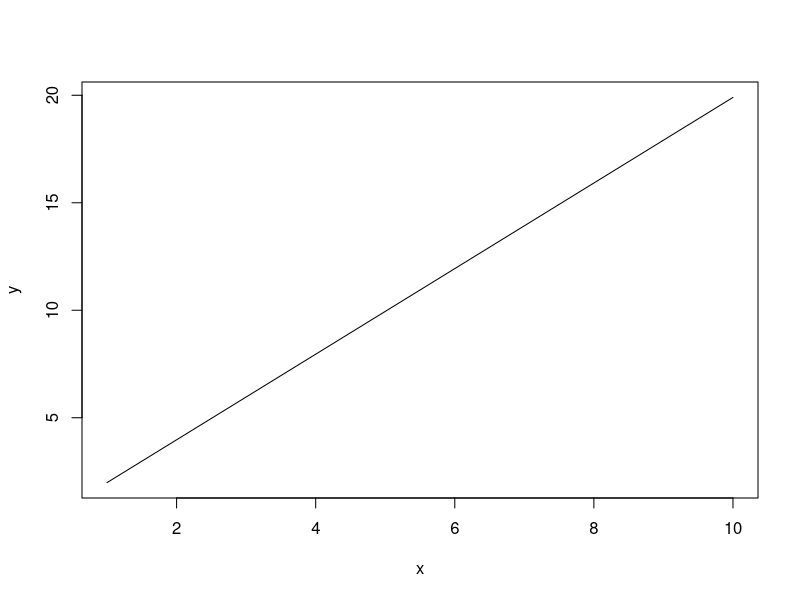
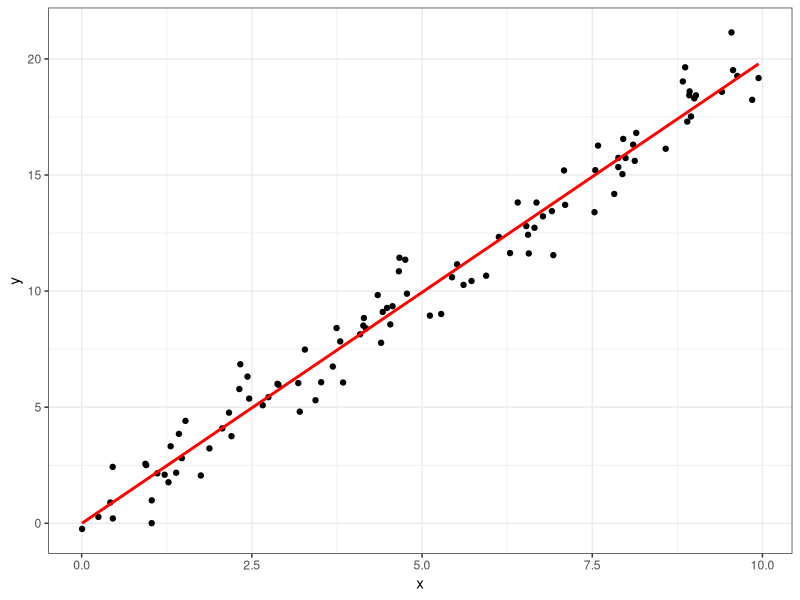
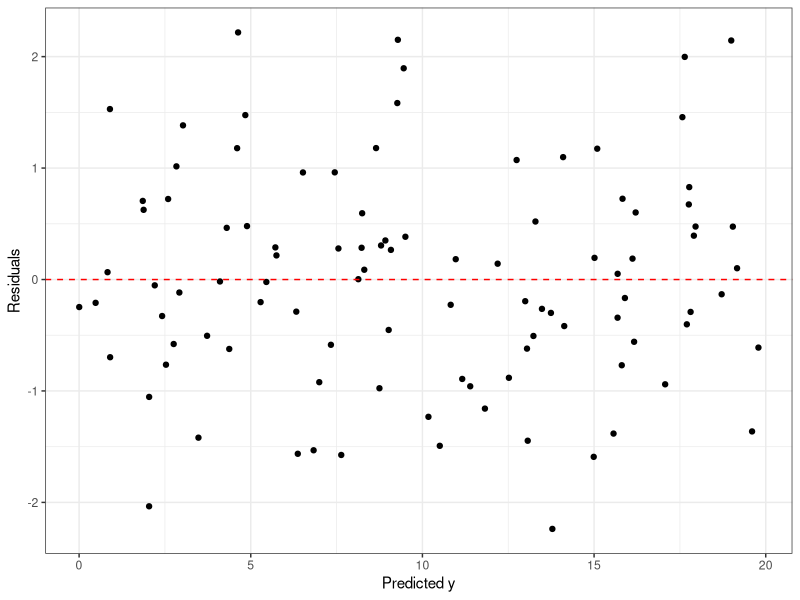
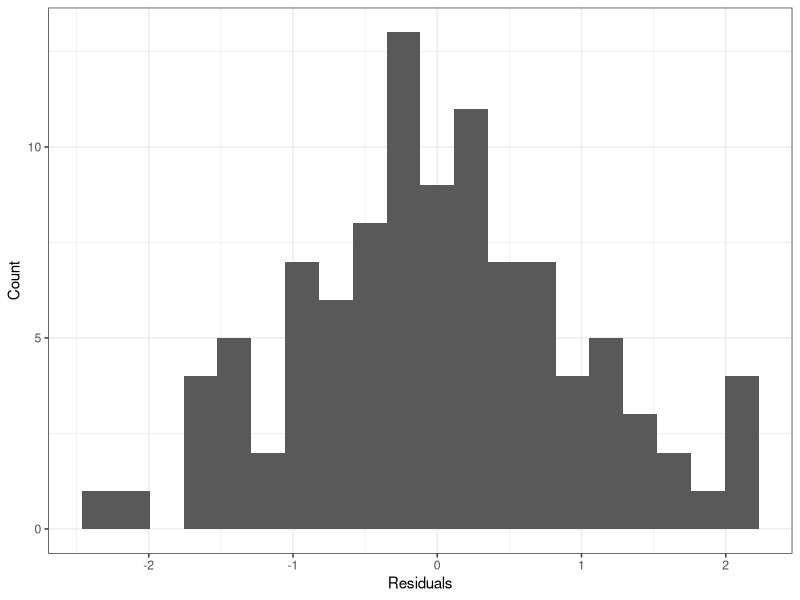

These figures' R source, in order:
#' Calculate the sensitivity of the linear regression model to changes in x.
#'
#' Given a value or vector of x values, this function calculates the corresponding y values predicted by the linear regression model.
#' This script is designed to illustrate how to conduct sensitivity analysis in R. Also contains
#' code to check the assumptions.
#' 
#' @param x A numeric value or vector of numeric values for which to calculate the predicted y values.
#' @return A numeric vector of predicted y values corresponding to the input x values.
#' @examples
#' sensitivity(5)
#' sensitivity(c(1, 2, 3))

# Load the required library
library(tidyverse)
library(lmtest)

# Generate fake data
set.seed(123) # for reproducibility
x <- runif(100, 0, 10)
y <- 2*x + rnorm(100, 0, 1)
data <- data.frame(x = x, y = y)

# Create a linear regression model
model <- lm(y ~ x, data)

# Calculate the sensitivity of the model to changes in x
sensitivity <- function(x) {
  new_data <- data.frame(x = x)
  new_prediction <- predict(model, newdata = new_data)
  return(new_prediction)
}

# Conduct the sensitivity analysis for x values ranging from 1 to 10
x_values <- seq(1, 10, by = 0.1)
predictions <- sensitivity(x_values)

# Check the lengths of the x_values and predictions vectors
if (length(x_values) != length(predictions)) {
  stop("Error: x_values and predictions vectors have different lengths.")
}

# Plot the results
plot(x_values, predictions, type = "l", xlab = "x", ylab = "y")

# Check correlation
cor(data$x, data$y)

####################################### Checking assumptions

# Create a scatter plot with regression line
ggplot(data, aes(x = x, y = y)) +
  geom_point() +
  geom_smooth(method = "lm", se = FALSE, color = "red") +
  labs(x = "x", y = "y") +
  theme_bw()

# Create a residual plot for checking assumption of linearity
model <- lm(y ~ x, data)
residuals <- resid(model)
ggplot(data, aes(x = fitted(model), y = residuals)) +
  geom_point() +
  geom_hline(yintercept = 0, color = "red", linetype = "dashed") +
  labs(x = "Predicted y", y = "Residuals") +
  theme_bw()

# Create a histogram of the residuals for normality
ggplot(data, aes(x = resid(model))) +
  geom_histogram(bins = 20) +
  labs(x = "Residuals", y = "Count") +
  theme_bw()

# Perform the Shapiro-Wilk test for normality
shapiro.test(resid(model))

# Perform the Breusch-Pagan test for constant variance
bptest(model)